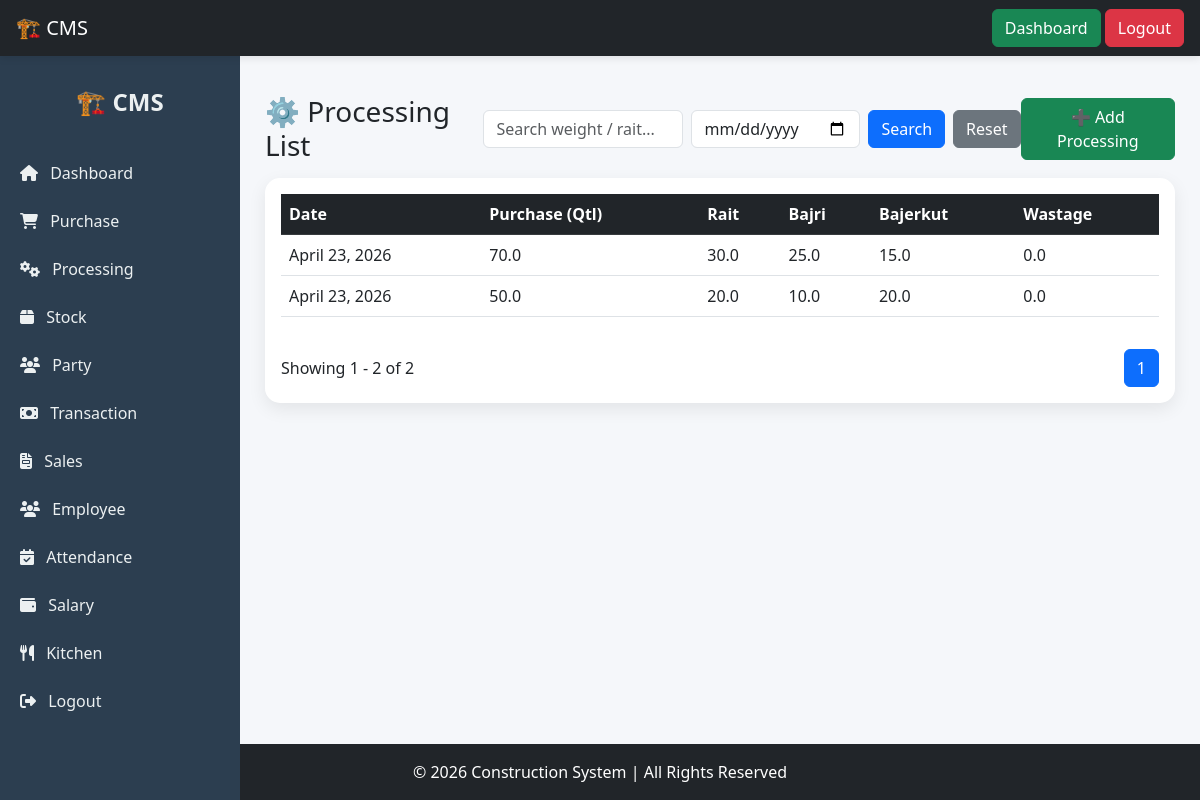
Page /processing/list/ (signed in) on the committed database.
### mainapp/models.py (models this page shows, shortened)
class Processing(models.Model):
    purchase = models.ForeignKey('Purchase', on_delete=models.CASCADE)
    rait = models.FloatField()
    bajri = models.FloatField()
    bajerkut = models.FloatField()
    wastage = models.FloatField(default=0)
    date = models.DateField(auto_now_add=True)

class Purchase(models.Model):
    supplier_name = models.CharField(max_length=255)
    vehicle_number = models.CharField(max_length=50)
    weight = models.FloatField()
    rate = models.DecimalField(max_digits=10, decimal_places=2)
    total_amount = models.DecimalField(max_digits=12, decimal_places=2, blank=True, null=True)
    date = models.DateField(auto_now_add=True)

### mainapp/views.py (the view, shortened to what this page needs)
# urls.py: path('processing/list/', processing_list, name='processing_list'),
@login_required
def processing_list(request):
    search = request.GET.get('search')
    date_filter = request.GET.get('date')
    data = Processing.objects.select_related('purchase').order_by('-date')
    if date_filter:
        data = data.filter(date=date_filter)
    paginator = Paginator(data, 10)
    page_number = request.GET.get('page')
    page_obj = paginator.get_page(page_number)
    return render(request, 'processing/processing_list.html', {
        'data': page_obj,
        'search': search if search and search != "None" else "",
        'date': date_filter,
    })

### mainapp/templates/processing/processing_list.html (shortened to what this page needs)
{% extends "base2.html" %}
{% block content %}
<div class="d-flex justify-content-between align-items-center mb-3">
    <h3 class="mb-0">⚙️ Processing List</h3>
    <form method="GET" class="d-flex gap-2">
        <input type="text" name="search" value="{{ search }}"
            class="form-control"
            placeholder="Search weight / rait..."
            style="width:200px;">
        <input type="date" name="date" value="{{ date }}"
            class="form-control">
        <button class="btn btn-primary">Search</button>
        <a href="/processing/list/" class="btn btn-secondary">Reset</a>
    </form>
    <a href="/processing/add/" class="btn btn-success">
        ➕ Add Processing
    </a>
</div>
<div class="card p-3">
    <div class="table-responsive">
        <table class="table table-hover">
            <thead class="table-dark">
                <tr>
                    <th>Date</th>
                    <th>Purchase (Qtl)</th>
                    <th>Rait</th>
                    <th>Bajri</th>
                    <th>Bajerkut</th>
                    <th>Wastage</th>
                </tr>
            </thead>
            <tbody>
                {% for p in data %}
                <tr>
                    <td>{{ p.date }}</td>
                    <td>{{ p.purchase.weight }}</td>
                    <td>{{ p.rait }}</td>
                    <td>{{ p.bajri }}</td>
                    <td>{{ p.bajerkut }}</td>
                    <td>{{ p.wastage }}</td>
                </tr>
                {% empty %}
                <tr>
                    <td colspan="5" class="text-center">No Data Found</td>
                </tr>
                {% endfor %}
            </tbody>
        </table>
    </div>
    <div class="d-flex justify-content-between align-items-center mt-3">
        <div>
            Showing {{ data.start_index }} - {{ data.end_index }} of {{ data.paginator.count }}
        </div>
        <ul class="pagination mb-0">
            {% for i in data.paginator.page_range %}
                {% if data.number == i %}
                    <li class="page-item active"><span class="page-link">{{ i }}</span></li>
                {% else %}
                    <li class="page-item">
                        <a class="page-link" href="?page={{ i }}&search={{ search }}">{{ i }}</a>
                    </li>
                {% endif %}
            {% endfor %}
        </ul>
    </div>
</div>
{% endblock %}

### mainapp/templates/base.html (style rules this page uses)
html, body { height: 100%; }
body { display: flex; flex-direction: column; }
.card { border-radius: 12px; box-shadow: 0 4px 10px rgba(0,0,0,0.1); transition: 0.3s; }

### mainapp/templates/base2.html (style rules this page uses)
body { background: #f5f7fa; }
.card { border-radius: 15px; border: none; box-shadow: 0 6px 18px rgba(0,0,0,0.08); transition: 0.3s; }

### rows in the picture
Processing: date "April 23, 2026", purchase.weight "70.0", rait "30.0", bajri "25.0", bajerkut "15.0", wastage "0.0"
Processing: date "April 23, 2026", purchase.weight "50.0", rait "20.0", bajri "10.0", bajerkut "20.0", wastage "0.0"

### other values in the picture
{{ data.start_index }} "1"
{{ data.end_index }} "2"
{{ data.paginator.count }} "2"
{{ i }} "1"
